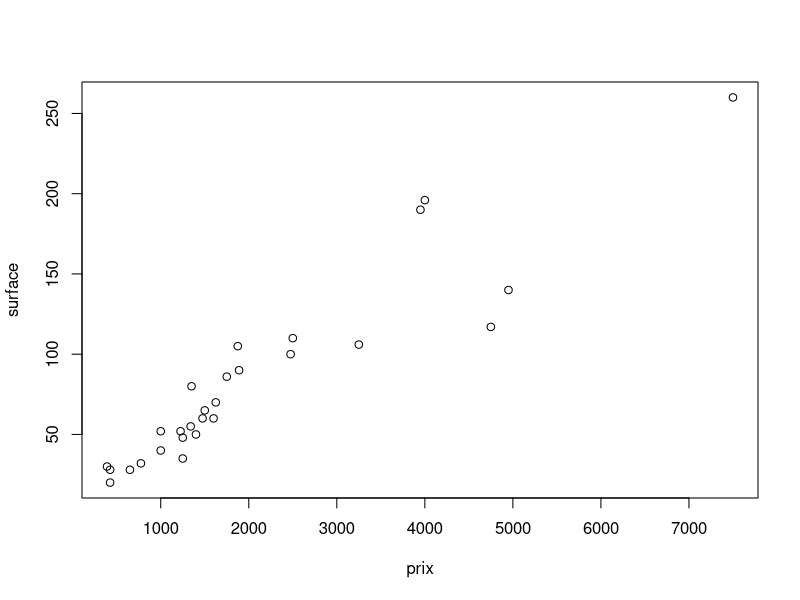
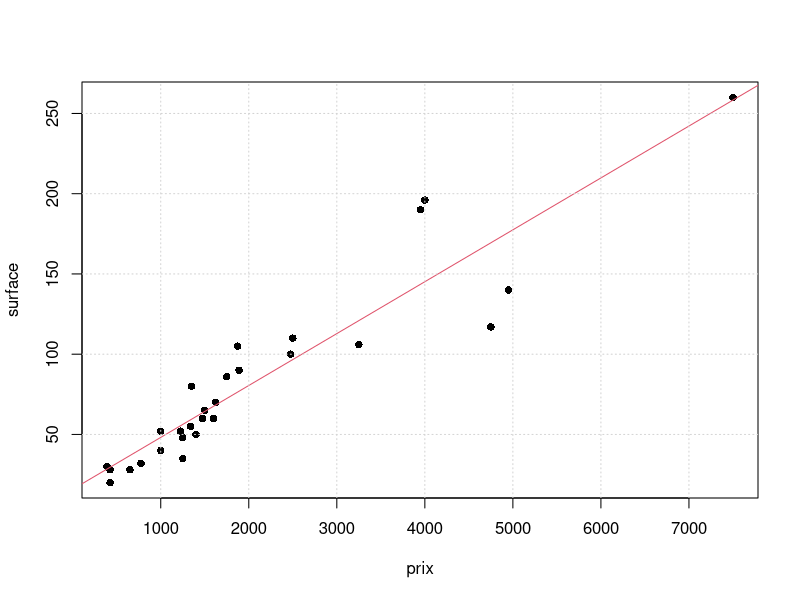

Source code (R) for these figures, in order:
## ---- chunk 1
X <- read.table("appart.txt", header=TRUE, row.names=1)
## ---- chunk 2
plot(X)
## ---- chunk 3
plot(surface~prix, data=X, pch=16)
abline(lm(surface~prix, data=X), col=2)
grid()
## ---- chunk 4
n <- nrow(X)
X$z1 <- sample(0:1, n, replace=TRUE)
X$z2 <- runif(n)
## ---- chunk 5
summary(lm(surface ~ prix + z1 + z2, data=X))
## ---- chunk 6
step(lm(surface ~ prix + z1 + z2, data=X))
